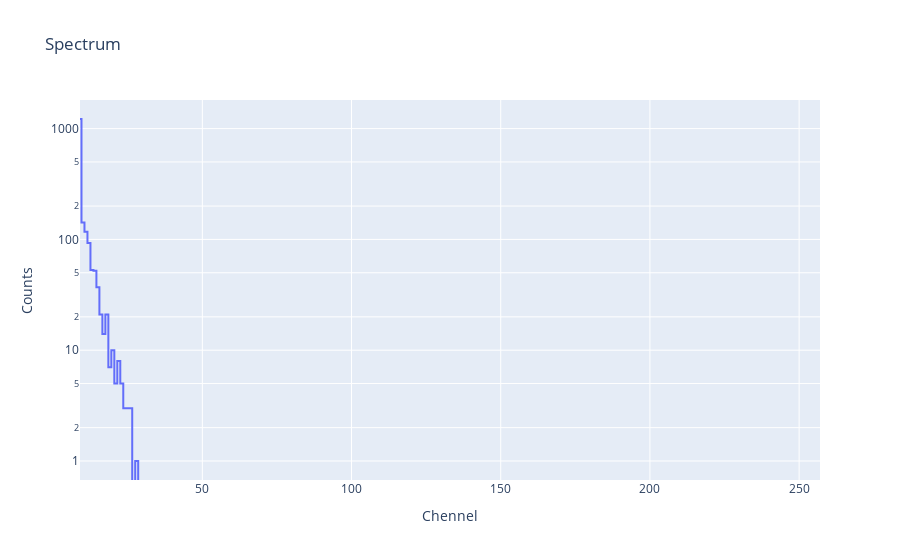

Write notebook code for a chart like this one.
### Code cell
meas = fr.value
#spectrum = rcc.loc[meas:meas].iloc[:,9:].sum()
spectrum = rcc.loc[meas:meas+100].iloc[:,9:].sum()
#spectrum = rcc.loc[257000:259900].iloc[:,9:].sum()
#spectrum = rcc.loc[fr.value:to.value].iloc[:,9:].sum()

FROM_CHANNEL = 0
TO_CHANNEL = 250

#spectrum = rcc.loc[(rcc.index) >= fr.value].loc[(rcc.index) <= to.value].iloc[:,FROM_CHANNEL:TO_CHANNEL].sum()

data = [go.Scatter(x=spectrum.index, y=spectrum, line=dict(shape='hvh'))]

layout = go.Layout(title='Spectrum', yaxis=dict(title='Counts', type='log'), xaxis=dict(title='Chennel'))
#layout = go.Layout(title='Spectrum', yaxis=dict(title='Counts'), xaxis=dict(title='Chennel'))

fig = go.Figure(data=data, layout=layout)
fig.show()

### Figure 1 — Plotly figure (JSON) as saved in the notebook; plotly's stock layout.template omitted (floating-point values rounded to 4 significant figures; data arrays with more than 128 entries replaced by an {"elided": "..."} marker saying what was removed)
{"data": [{"line": {"shape": "hvh"}, "type": "scatter", "x": {"elided": "250 mixed values"}, "y": {"elided": "250 int values"}}], "layout": {"autosize": true, "title": {"text": "Spectrum"}, "xaxis": {"autorange": true, "range": [9, 257], "title": {"text": "Chennel"}, "type": "linear"}, "yaxis": {"autorange": true, "range": [-0.1715, 3.258], "title": {"text": "Counts"}, "type": "log"}}}
